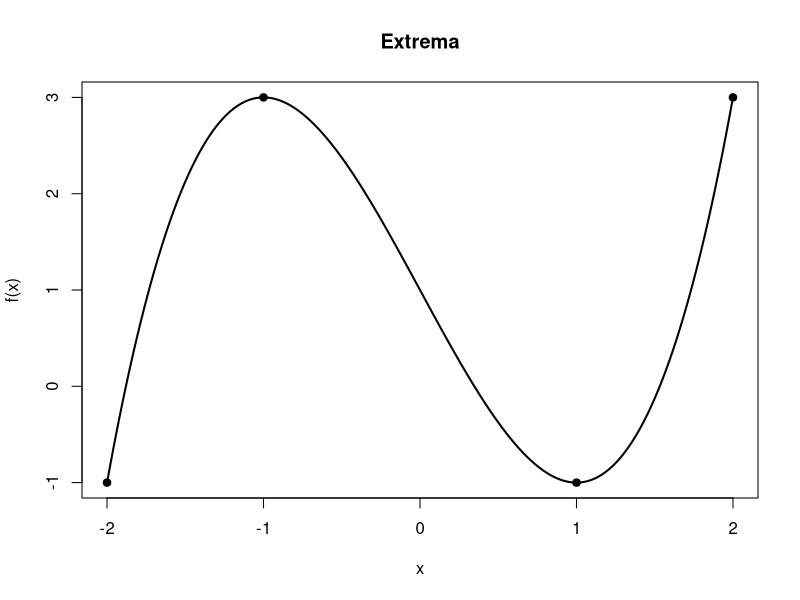

Generate this figure with R:
f <- function(x) x^3 - 3*x + 1
fp <- function(x) 3*x^2 - 3
x <- seq(-2, 2, length.out = 401)
plot(x, f(x), type = "l", lwd = 2,
     xlab = "x", ylab = "f(x)", main = "Extrema")
points(c(-2,-1,1,2), f(c(-2,-1,1,2)), pch = 19)
candidates <- c(-2,-1,1,2)
data.frame(x=candidates, value=f(candidates),
           derivative=fp(candidates))
